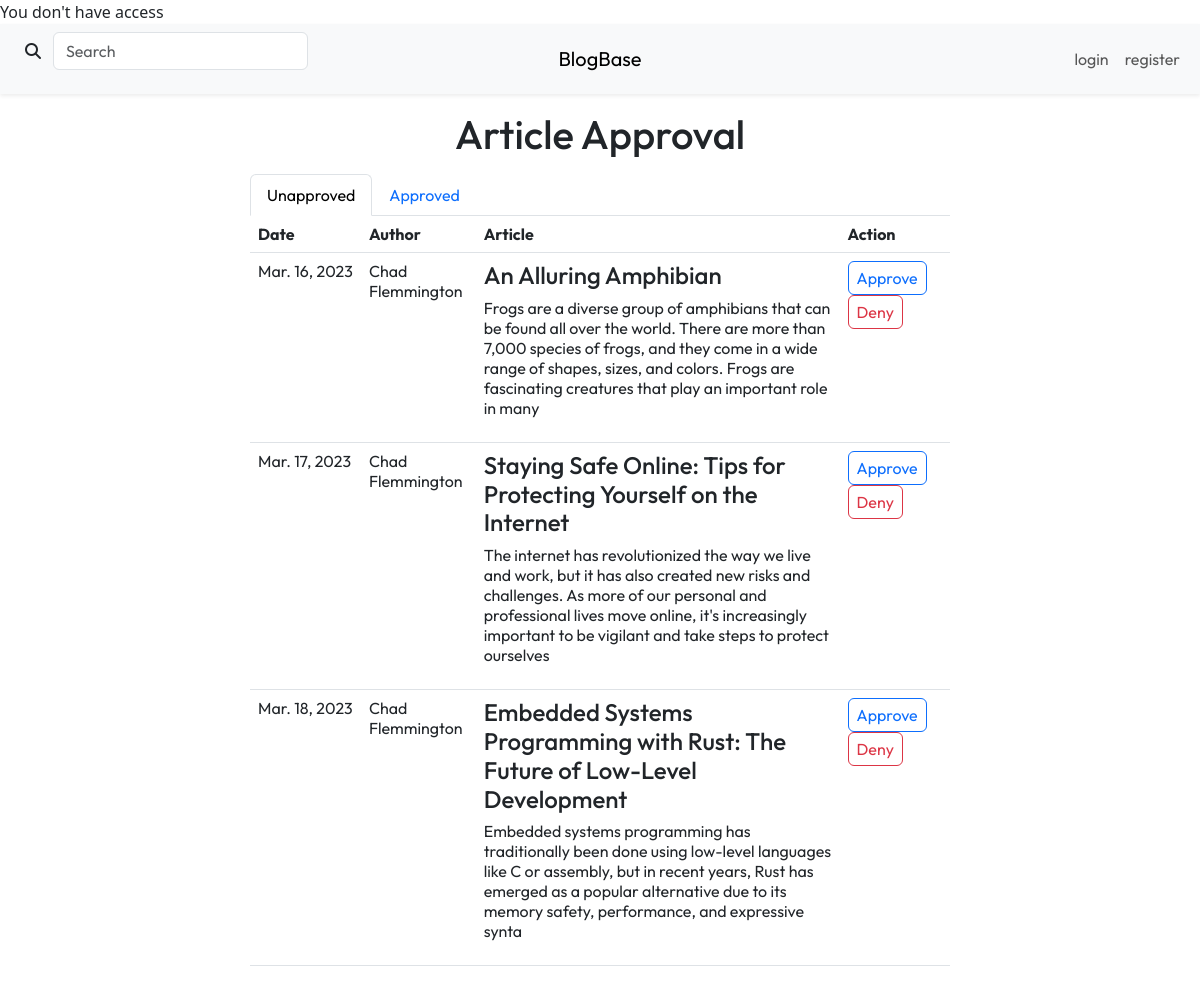
The app's page /content/design.php, older data.
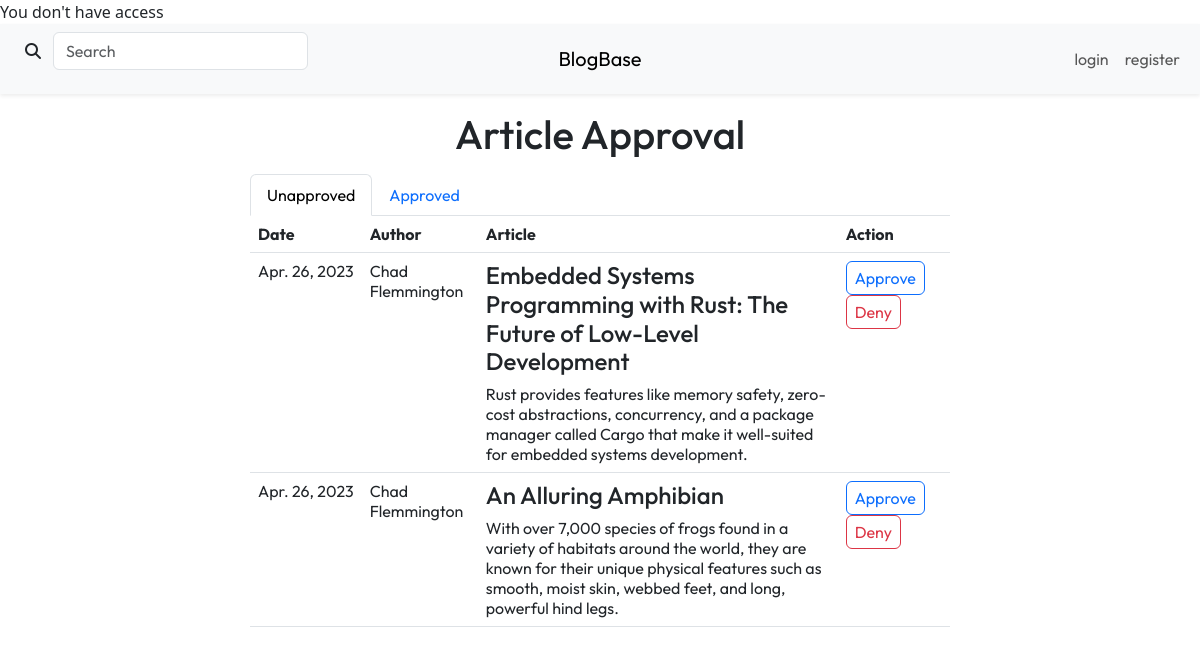
The same page, newer data.
### tables this page shows
CREATE TABLE `Articles` (
  `article_id` int(11) NOT NULL,
  `author_id` int(11) NOT NULL,
  `title` varchar(225) NOT NULL,
  `description` tinytext DEFAULT NULL,
  `lead_image` varchar(255) DEFAULT NULL,
  `content` longblob DEFAULT NULL,
  `submitted` tinyint(1) NOT NULL DEFAULT 0,
  `submit_date` date NOT NULL DEFAULT current_timestamp(),
  `approved` tinyint(1) NOT NULL DEFAULT 0,
  `click_number` int(11) NOT NULL DEFAULT 0
);

CREATE TABLE `Users` (
  `user_id` int(11) NOT NULL,
  `username` varchar(50) NOT NULL,
  `first_name` varchar(50) NOT NULL,
  `last_name` varchar(50) NOT NULL,
  `email` varchar(50) NOT NULL,
  `password` varchar(255) NOT NULL,
  `approved` tinyint(1) NOT NULL DEFAULT 0,
  `reader` tinyint(1) NOT NULL DEFAULT 1,
  `writer` tinyint(1) NOT NULL DEFAULT 0,
  `designer` tinyint(1) NOT NULL DEFAULT 0,
  `advertiser` tinyint(1) NOT NULL DEFAULT 0,
  `admin` tinyint(1) NOT NULL DEFAULT 0
);

### content/design.php (the view, shortened to what this page needs)
<?php
require_once "../include/connect.inc.php";
include_once "../include/user_info.inc.php";
?>
<!DOCTYPE html>
<html lang="en">
    <head>
        <link rel="stylesheet" href="https://cdn.jsdelivr.net/npm/bootstrap@5.3.0-alpha1/dist/css/bootstrap.min.css">
        <link rel="stylesheet" href="https://cdnjs.cloudflare.com/ajax/libs/font-awesome/6.2.1/css/all.min.css">
        <link rel="stylesheet" href="./css/styles.css">
    </head>
    <body>
        <div class="header">
            <?php include "./views/header.php" ?>
        </div>
        <div class="mt-3 text-center">
            <h1>Article Approval</h1>
        </div>
        <div class="col-10 col-lg-7 mt-3 mx-auto">
            <ul class="nav nav-tabs" id="article-approval-tabs" role="tablist">
                <li class="nav-item" role="presentation">
                    <button class="nav-link active" id="unapproved-tab" data-bs-toggle="tab" data-bs-target="#unapproved-tab-pane" type="button" role="tab" aria-controls="unapproved-tab-pane" aria-selected="true">Unapproved</button>
                </li>
                <li class="nav-item" role="presentation">
                    <button class="nav-link" id="approved-tab" data-bs-toggle="tab" data-bs-target="#approved-tab-pane" type="button" role="tab" aria-controls="approved-tab-pane" aria-selected="true">Approved</button>
                </li>
            </ul>
            <div class="tab-content" id="article-approval-content">
                <div class="tab-pane fade show active" id="unapproved-tab-pane" role="tabpanel" aria-labelledby="unapproved-tab" tabindex="0">
                    <?php
                    $unapproved_query = "SELECT first_name, last_name, article_id, title, description, UNIX_TIMESTAMP(submit_date) as submit_date
                                         FROM Articles, Users
                                         WHERE Articles.approved = 0 AND Articles.submitted = 1 AND Articles.author_id = Users.user_id";
                    $unapproved_result = mysqli_query($con, $unapproved_query);
                    $unapproved_articles = $unapproved_result->fetch_all(MYSQLI_BOTH);
                    ?>
                    <table class="table text-start">
                        <thead>
                            <th scope="col">Date</th>
                            <th scope="col">Author</th>
                            <th scope="col">Article</th>
                            <th scope="col">Action</th>
                        </thead>
                        <tbody>
                            <?php for ($i = 0; $i < $unapproved_result->num_rows; $i++) { ?>
                                <tr>
                                    <td class="text-nowrap">
                                        <?php echo date("M. d, Y", $unapproved_articles[$i]['submit_date']) ?>
                                    </td>
                                    <td>
                                        <?php echo $unapproved_articles[$i]['first_name'] . " " . $unapproved_articles[$i]['last_name'] ?>
                                    </td>
                                    <td>
                                        <h4>
                                            <a class="text-reset text-decoration-none" href="./article.php?id=<?php echo $unapproved_articles[$i]['article_id'] ?>">
                                                <?php echo $unapproved_articles[$i]['title'] ?>
                                            </a>
                                        </h4>
                                        <?php echo $unapproved_articles[$i]['description'] ?>
                                    </td>
                                    <td>
                                        <ul class="list-inline">
                                            <li class="list-inline-item align-middle">
                                                <a class="btn btn-outline-primary px-2 py-1" type="button" href="../include/article_approval.inc.php?approve_id=<?php echo $unapproved_articles[$i]['article_id']; ?>&return_page=design.php">Approve</a>
                                            </li>
                                            <li class="list-inline-item align-middle">
                                                <a class="btn btn-outline-danger px-2 py-1" type="button" href="../include/article_approval.inc.php?deny_id=<?php echo $unapproved_articles[$i]['article_id']; ?>&return_page=design.php">Deny</a>
                                            </li>
                                        </ul>
                                    </td>
                                </tr>
                            <?php } ?>
                        </tbody>
                    </table>
                </div>
            </div>
        </div>
    </body>
</html>

### content/views/header.php (shortened to what this page needs)
<?php
include_once "../include/user_info.inc.php";
?>
<nav class="navbar navbar-expand-md bg-light shadow-sm">
     <div class="container-fluid">
        <div class="collapse navbar-collapse order-1 order-md-0 col-4" id="navbar-collapsed-menu">
            <ul class="navbar-nav me-auto">
                <li class="nav-item">
                    <form method="get" action="./search.php" class="input-group rounded">
                        <button class="btn input-group-text rounded" type="submit">
                            <i class="fa-solid fa-search"></i>
                        </button>
                        <input class="form-control rounded" name="query" type="search" placeholder="Search" aria-label="Search">
                    </form >
                </li>
            </ul>
        </div>
            <a class="navbar-brand col-4 mx-auto text-center order-0 order-md-1" href="./index.php">BlogBase</a>
        <div class="collapse navbar-collapse order-2 col-4" id="navbar-collapsed-menu">
            <ul class="navbar-nav ms-auto">
                <?php if ($user_info['reader'] == true) { ?>
                <li class="nav-item">
                    <a class="nav-link" href="./saved.php">saved</a>
                </li>
                <li class="nav-item">
                    <a class="nav-link" href="../include/logout.inc.php">logout</a>
                </li>
                <?php } else {?>
                <li class="nav-item">
                    <a class="nav-link" href="./login.php">login</a>
                </li>
                <li class="nav-item">
                    <a class="nav-link" href="./register.php">register</a>
                </li>
                <?php } ?>
            </ul>
        </div>
    </div>
</nav>

### content/css/styles.css (style rules this page uses)
* { font-family: 'Outfit', sans-serif; }

Row changes from the older to the newer data that the page shows:
removed articles: submit_date "Mar. 17, 2023", author.first_name "Chad", author.last_name "Flemmington", title "Staying Safe Online: Tips for Protecting Yourself on the Internet", description "The internet has revolutionized the way we live and work, but it has also created new risks and challenges. As more of our personal and professional lives move online, it's increasingly important to be vigilant and take steps to protect ourselves"
no longer on this page (row edited): articles: submit_date "Mar. 18, 2023", author.first_name "Chad", author.last_name "Flemmington", title "Embedded Systems Programming with Rust: The Future of Low-Level Development", description "Embedded systems programming has traditionally been done using low-level languages like C or assembly, but in recent years, Rust has emerged as a popular alternative due to its memory safety, performance, and expressive synta"
changed articles: submit_date "Mar. 16, 2023" → "Apr. 26, 2023"; title "An Alluring Amphibian" → "Embedded Systems Programming with Rust: The Future of Low-Level Development"; description "Frogs are a diverse group of amphibians that can be found all over the world. There are more than 7,000 species of frogs, and they come in a wide range of shapes, sizes, and colors. Frogs are fascinating creatures that play an important role in many" → "Rust provides features like memory safety, zero-cost abstractions, concurrency, and a package manager called Cargo that make it well-suited for embedded systems development."
now on this page (row edited): articles: submit_date "Apr. 26, 2023", author.first_name "Chad", author.last_name "Flemmington", title "An Alluring Amphibian", description "With over 7,000 species of frogs found in a variety of habitats around the world, they are known for their unique physical features such as smooth, moist skin, webbed feet, and long, powerful hind legs."
